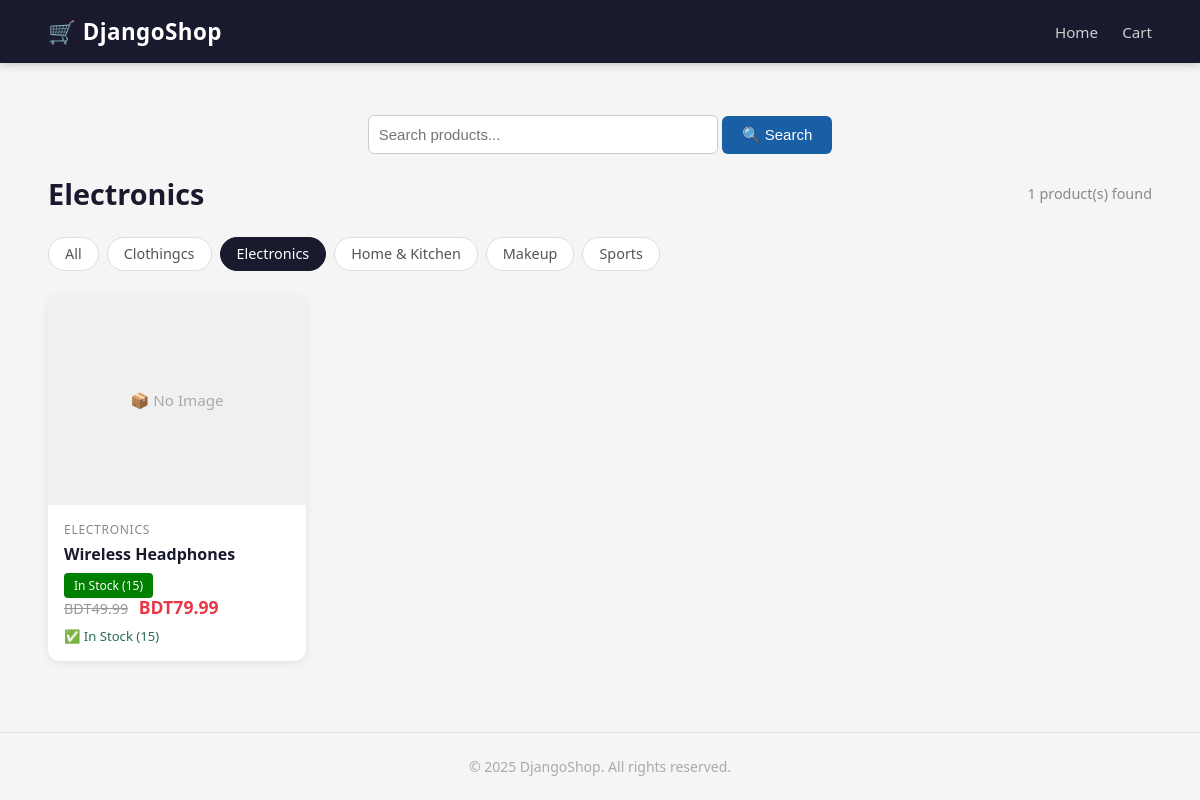
The page /?category=electronics on the database its author committed.
### store/models.py (models this page shows, shortened)
class BaseModel(models.Model):
    id = models.UUIDField(primary_key=True, default=uuid.uuid4, editable=False)
    created_at = models.DateTimeField(auto_now_add=True)
    updated_at = models.DateTimeField(auto_now=True)
    class Meta:
        abstract = True

class Category(BaseModel):
    name = models.CharField(max_length=200, unique=True)
    slug = models.SlugField(max_length=200, unique=True)
    image = models.ImageField(upload_to='categories/', blank=True, null=True)
    class Meta:
        verbose_name_plural = 'Categories'
        ordering = ['name']

class Product(BaseModel):
    category = models.ForeignKey(
        Category,
        on_delete=models.CASCADE,
        related_name='products'
    )
    name = models.CharField(max_length=255)
    slug = models.SlugField(max_length=255, unique=True)
    description = models.TextField(blank=True)
    base_price = models.DecimalField(
        max_digits=10,
        decimal_places=2,
        help_text="Standard product price"
    )
    premium_price = models.DecimalField(
        max_digits=10,
        decimal_places=2,
        blank=True,
        null=True,
        help_text="Price when variant (color/size) is selected"
    )
    stock = models.PositiveIntegerField(default=0)
    is_available = models.BooleanField(default=True)
    colors = models.ManyToManyField(ProductColor, blank=True)
    sizes = models.ManyToManyField(ProductSize,  blank=True)
    class Meta:
        ordering = ['-created_at']

### store/views.py (the view)
def index(request):
    products   = Product.objects.filter(is_available=True)
    categories = Category.objects.all()
    category_slug = request.GET.get('category')
    search_query  = request.GET.get('search', '')
    active_category = None
    if category_slug:
        active_category = get_object_or_404(Category, slug=category_slug)
        products = products.filter(category=active_category)
    if search_query:
        products = products.filter(name__icontains=search_query)
    for product in products:
        if product.stock <= 0:
            product.is_available = False
            product.save()
    context = {
        'products':        products,
        'categories':      categories,
        'active_category': active_category,
        'search_query':    search_query,
    }
    return render(request, 'store/index.html', context)

### cart/cart.py (called while the page is built)
    def get_item_count(self):
        return sum(item['quantity'] for item in self.cart.values())

### cart/context_processors.py (called while the page is built)
def cart_context(request):
    cart = Cart(request)
    return {
        'cart':       cart,
        'cart_count': cart.get_item_count(),
    }

### store/context_processors.py (called while the page is built)
def cart_item_count(request):
    cart = request.session.get('cart', {})
    count = sum(item['quantity'] for item in cart.values())
    return {'cart_item_count': count}

### templates/store/index.html (shortened to what this page needs)
{% extends 'base.html' %}
{% block content %}
<div style="text-align:center; margin:20px auto; max-width:500px; position:relative;">
  <form method="GET" action="/">
    <input type="text" name="search" id="search-input"
      value="{{ search_query }}"
      placeholder="Search products..."
      autocomplete="off"
      style="width:70%; padding:10px; font-size:15px; border:1px solid #ccc; border-radius:6px;">
    <button type="submit"
      style="padding:10px 20px; background:#185FA5; color:white; border:none; border-radius:6px; font-size:15px; cursor:pointer;">
      🔍 Search
    </button>
  </form>
</div>
<div class="page-header">
    <h1>
        {% if active_category %}
            {{ active_category.name }}
        {% else %}
            All Products
        {% endif %}
    </h1>
    <p class="product-count">{{ products.count }} product(s) found</p>
</div>
<div class="category-bar">
    <a href="/"
       class="category-chip {% if not active_category %}active{% endif %}">
        All
    </a>
    {% for cat in categories %}
        <a href="/?category={{ cat.slug }}"
           class="category-chip {% if active_category.slug == cat.slug %}active{% endif %}">
            {{ cat.name }}
        </a>
    {% endfor %}
</div>
<div class="product-grid">
    {% for product in products %}
        <a href="{% url 'product_detail' product.slug %}" class="product-card">
            {% with product.images.first as img %}
                {% if img %}
                    <img src="{{ img.image.url }}" alt="{{ product.name }}">
                {% else %}
                    <div class="no-image">📦 No Image</div>
                {% endif %}
            {% endwith %}
            <div class="card-body">
                <p class="category-tag">{{ product.category.name }}</p>
                <h3 class="product-title">{{ product.name }}</h3>
                {% if product.stock <= 0 %}
  <span style="background:red; color:white; padding:4px 10px; border-radius:4px; font-size:12px;">
    Out of Stock
  </span>
{% else %}
  <span style="background:green; color:white; padding:4px 10px; border-radius:4px; font-size:12px;">
    In Stock ({{ product.stock }})
  </span>
{% endif %}
                <div class="price-area">
                    {% if product.premium_price %}
                        <span class="old-price">BDT{{ product.base_price }}</span>
                        <span class="price">BDT{{ product.premium_price }}</span>
                    {% else %}
                        <span class="price">BDT{{ product.base_price }}</span>
                    {% endif %}
                </div>
                <p class="stock-badge {% if product.stock > 0 %}in-stock{% else %}out-stock{% endif %}">
                    {% if product.stock > 0 %}
                        ✅ In Stock ({{ product.stock }})
                    {% else %}
                        ❌ Out of Stock
                    {% endif %}
                </p>
            </div>
        </a>
    {% endfor %}
</div>
{% endblock %}

### static/css/style.css (style rules this page uses)
*, *::before, *::after { box-sizing: border-box; margin: 0; padding: 0; }
body { font-family: 'Segoe UI', Tahoma, Geneva, Verdana, sans-serif; background: #f5f5f5; color: #333; min-height: 100vh; display: flex; flex-direction: column; }
.page-header { margin-bottom: 1.5rem; display: flex; justify-content: space-between; align-items: center; flex-wrap: wrap; gap: 0.5rem; }
.page-header h1 { font-size: 1.8rem; color: #1a1a2e; }
.product-count { font-size: 0.9rem; color: #888; }
.category-bar { display: flex; gap: 0.5rem; flex-wrap: wrap; margin-bottom: 1.5rem; }
.category-chip { padding: 0.4rem 1rem; background: #ffffff; border: 1px solid #ddd; border-radius: 20px; text-decoration: none; color: #555; font-size: 0.9rem; transition: all 0.2s; }
.category-chip:hover, .category-chip.active { background: #1a1a2e; color: #ffffff; border-color: #1a1a2e; }
.product-grid { display: grid; grid-template-columns: repeat(auto-fill, minmax(240px, 1fr)); gap: 1.5rem; }
.product-card { background: #ffffff; border-radius: 12px; overflow: hidden; text-decoration: none; color: inherit; box-shadow: 0 2px 8px rgba(0,0,0,0.08); transition: transform 0.25s, box-shadow 0.25s; display: block; }
.no-image { height: 210px; background: #f0f0f0; display: flex; align-items: center; justify-content: center; color: #aaa; font-size: 0.95rem; }
.card-body { padding: 1rem; }
.category-tag { font-size: 0.75rem; color: #888; text-transform: uppercase; letter-spacing: 0.06em; margin-bottom: 0.3rem; }
.product-title { font-size: 1rem; font-weight: 600; margin-bottom: 0.5rem; color: #1a1a2e; }
.price-area { margin-bottom: 0.5rem; }
.price { font-size: 1.1rem; font-weight: bold; color: #e63946; }
.old-price { text-decoration: line-through; color: #999; font-size: 0.9rem; margin-right: 0.4rem; font-weight: normal; }
.stock-badge { font-size: 0.82rem; margin-top: 0.4rem; font-weight: 500; }
.stock-badge.in-stock { color: #2d6a4f; }

### rows shown on the page
Category: name "Electronics"
Category: name "Clothingcs"
Category: name "Home & Kitchen"
Category: name "Makeup"
Category: name "Sports"
Product: category.name "ELECTRONICS", name "Wireless Headphones", stock "15", base_price "49.99", premium_price "79.99"

### other values the page prints
{{ products.count }} "1"
